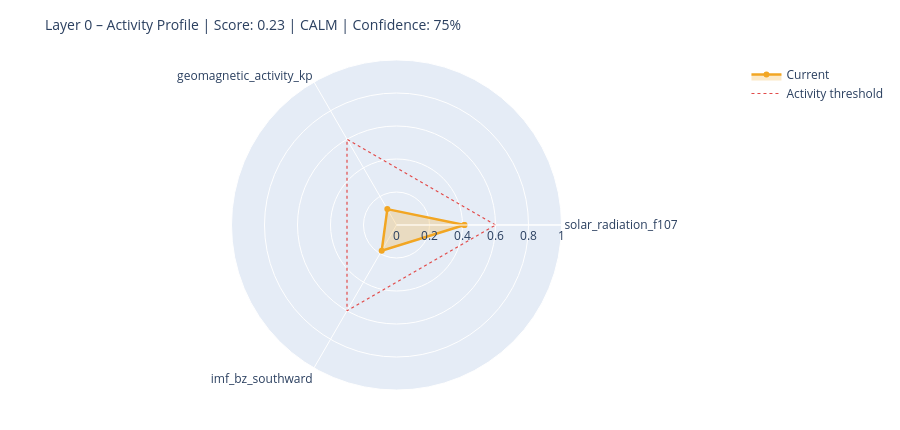

Notebook cell for this chart:
### Markdown cell above
---
## 6. State Assessment & Handoff to Layer 1

### Code cell
# ============================================================
# STEP 1 – Collect raw values with source modes
# Mode: 'primary' | 'fallback_3h' | 'last_valid' | 'missing'
# ============================================================

def safe_last(df, col):
    if df is None or col not in df.columns: return None
    s = df[col].dropna()
    return float(s.iloc[-1]) if not s.empty else None

f107_now = safe_last(df_f107, 'f10.7')
bz_now   = safe_last(df_mag,  'bz_gsm')
kp_now   = safe_last(df_kp,   'kp')
sw_now   = safe_last(df_sw,   'speed')

source_modes = {
    'F10.7':    'primary'  if f107_now is not None else 'missing',
    'Kp':       'primary'  if kp_now   is not None else 'missing',
    'IMF_Bz':   'primary'  if bz_now   is not None else 'missing',
    'SW_speed': 'primary'  if sw_now   is not None else 'missing',
}

# Kp Fallback – 3h endpoint
if kp_now is None:
    try:
        r = requests.get(
            'https://services.swpc.noaa.gov/json/noaa-planetary-k-index.json',
            timeout=10)
        r.raise_for_status()
        fb = pd.DataFrame(r.json())
        tc = next((c for c in fb.columns if 'time' in c.lower()), fb.columns[0])
        kc = next((c for c in fb.columns if 'kp' in c.lower() and c != tc), None)
        if kc:
            fb[kc] = fb[kc].astype(str).str.extract(r'([0-9]+(?:\.[0-9]*)?)')[0]
            fb[kc] = pd.to_numeric(fb[kc], errors='coerce')
            fb = fb[fb[kc] >= 0].dropna(subset=[kc])
            if not fb.empty:
                kp_now = float(fb[kc].iloc[-1])
                source_modes['Kp'] = 'fallback_3h'
                print(f'  Kp fallback (3h): {kp_now:.1f}')
    except Exception as e:
        print(f'  Kp fallback failed: {e}')

# Solar Wind Fallback – last valid value
if sw_now is None and df_sw is not None and 'speed' in df_sw.columns:
    s = df_sw['speed'].dropna()
    if not s.empty:
        sw_now = float(s.iloc[-1])
        source_modes['SW_speed'] = 'last_valid'
        print(f'  SW fallback (last_valid): {sw_now:.0f} km/s')

print()
print('Source modes:', source_modes)

# ============================================================
# STEP 2 – Score from available components only
# ============================================================

def norm(v, lo, hi):
    if v is None: return None
    return max(0.0, min(1.0, (v - lo) / (hi - lo)))

COMPONENTS = {
    'solar_radiation_f107':    (f107_now, norm(f107_now, 60, 250)),
    'geomagnetic_activity_kp': (kp_now,   norm(kp_now,   0,   9)),
    'imf_bz_southward':        (bz_now,   norm(-(bz_now or 0) if bz_now else None, -5, 30)
                                           if bz_now is not None else None),
    'solar_wind_speed':        (sw_now,   norm(sw_now, 300, 800)),
}

available   = {k: v[1] for k, v in COMPONENTS.items() if v[1] is not None}
unavailable = [k for k, v in COMPONENTS.items() if v[1] is None]

layer0_score = round(sum(available.values()) / len(available), 4) if available else None
confidence   = round(len(available) / len(COMPONENTS), 2)

level = ('unknown'  if layer0_score is None
         else 'calm'     if layer0_score < 0.3
         else 'moderate' if layer0_score < 0.6
         else 'active')

# ============================================================
# STEP 3 – Dominant Driver
# ============================================================

def dominant_driver(kp, f107, bz, sw):
    candidates = []
    if kp   is not None and kp   >= 4:   candidates.append(('geomagnetic',    kp / 9))
    if sw   is not None and sw   >= 500:  candidates.append(('solar_wind',     sw / 800))
    if bz   is not None and bz   <= -5:   candidates.append(('imf_southward',  abs(bz) / 30))
    if f107 is not None and f107 >= 150:  candidates.append(('solar_radiation',f107 / 250))
    return max(candidates, key=lambda x: x[1])[0] if candidates else 'none'

driver = dominant_driver(kp_now, f107_now, bz_now, sw_now)

# ============================================================
# STEP 4 – Downstream expectations
# ============================================================

def downstream_expectation(driver, score, kp, bz, f107):
    exp = {
        'magnetosphere':        'calm',
        'ionosphere':           'calm',
        'schumann_resonance':   'unchanged',
        'lithosphere_currents': 'low',
    }
    if driver == 'geomagnetic' or (kp and kp >= 5):
        exp['magnetosphere']        = 'compressed / storm'
        exp['ionosphere']           = 'elevated disturbance (TEC variability)'
        exp['schumann_resonance']   = 'elevated amplitude possible'
        exp['lithosphere_currents'] = 'elevated induction currents'
    elif driver == 'imf_southward' or (bz and bz <= -5):
        exp['magnetosphere']        = 'energy coupling active'
        exp['ionosphere']           = 'elevated electron density possible'
        exp['schumann_resonance']   = 'slight modulation possible'
    elif driver == 'solar_radiation' or (f107 and f107 >= 150):
        exp['ionosphere']           = 'elevated ionization (F-layer)'
        exp['schumann_resonance']   = 'slightly elevated background activity'
    return exp

downstream = downstream_expectation(driver, layer0_score, kp_now, bz_now, f107_now)

# ============================================================
# CONSOLE OUTPUT
# ============================================================

W = 58
print('=' * W)
print('LAYER 0 – STATE ASSESSMENT')
print('=' * W)
for name, (raw_v, score_v) in COMPONENTS.items():
    if score_v is not None:
        bar = '█' * int(score_v * 20) + '░' * (20 - int(score_v * 20))
        print(f'  {name:<35}  {bar}  {score_v:.2f}')
    else:
        print(f'  {name:<35}  {"─" * 20}  n/a')
print('-' * W)
print(f'  Score ({len(available)}/{len(COMPONENTS)} components):  {layer0_score:.3f}')
print(f'  Confidence:         {confidence:.0%}')
print(f'  Level:              {level.upper()}')
print(f'  Dominant Driver:    {driver}')

# Radar chart
cats = list(available.keys())
vals = list(available.values())
if len(cats) >= 3:
    fig = go.Figure()
    fig.add_trace(go.Scatterpolar(
        r=vals + [vals[0]], theta=cats + [cats[0]],
        fill='toself', fillcolor='rgba(242,166,35,0.25)',
        line=dict(color='#F2A623', width=2.5), name='Current'
    ))
    fig.add_trace(go.Scatterpolar(
        r=[0.6] * (len(cats) + 1), theta=cats + [cats[0]],
        line=dict(color='#E24B4A', dash='dot', width=1.2),
        mode='lines', name='Activity threshold'
    ))
    fig.update_layout(
        title=dict(text=f'Layer 0 – Activity Profile | Score: {layer0_score:.2f} | {level.upper()} | Confidence: {confidence:.0%}',
                   font=dict(size=14)),
        polar=dict(radialaxis=dict(visible=True, range=[0, 1])),
        height=430, showlegend=True,
        margin=dict(l=60, r=60, t=60, b=40)
    )
    fig.show()

### Figure 1 — Plotly figure (JSON) as saved in the notebook; plotly's stock layout.template omitted (floating-point values rounded to 4 significant figures)
{"data": [{"fill": "toself", "fillcolor": "rgba(242,166,35,0.25)", "line": {"color": "#F2A623", "width": 2.5}, "name": "Current", "r": [0.4116, 0.1111, 0.1794, 0.4116], "theta": ["solar_radiation_f107", "geomagnetic_activity_kp", "imf_bz_southward", "solar_radiation_f107"], "type": "scatterpolar"}, {"line": {"color": "#E24B4A", "dash": "dot", "width": 1.2}, "mode": "lines", "name": "Activity threshold", "r": [0.6, 0.6, 0.6, 0.6], "theta": ["solar_radiation_f107", "geomagnetic_activity_kp", "imf_bz_southward", "solar_radiation_f107"], "type": "scatterpolar"}], "layout": {"height": 430, "margin": {"b": 40, "l": 60, "r": 60, "t": 60}, "polar": {"radialaxis": {"range": [0, 1], "visible": true}}, "showlegend": true, "title": {"font": {"size": 14}, "text": "Layer 0 – Activity Profile | Score: 0.23 | CALM | Confidence: 75%"}}}
